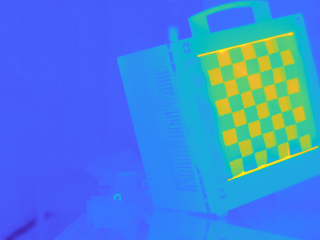
#> input picture calib_imgs/calibration/left/10_left.png, 320 x 240 px
$ python -i checkerboard.py   (imports and definitions only)
#> lines starting #> are read from the running program, lines starting #| are printed output that depends on the picture
#> further down, picture is the input picture: shape (240, 320, 3); mean B, G, R 220.7, 130.8, 66.7
import numpy as np
import cv2
import os
import argparse
import csv

# [1 line not run here, left out]

parser = argparse.ArgumentParser(description='Find checkerboard in JPG images')
# [7 lines not run here, left out]

def increase_contrast(img):
    #-----Reading the image-----------------------------------------------------
    # img = cv2.imread('Dog.jpg', 1)
    # cv2.imshow("img",img)

    #-----Converting image to LAB Color model-----------------------------------
    lab= cv2.cvtColor(img, cv2.COLOR_BGR2LAB)
#> lab: shape (240, 320, 3); mean of channels 0, 1, 2 143.9, 142.9, 77.7
    # cv2.imshow("lab",lab)

    #-----Splitting the LAB image to different channels-------------------------
    l, a, b = cv2.split(lab)
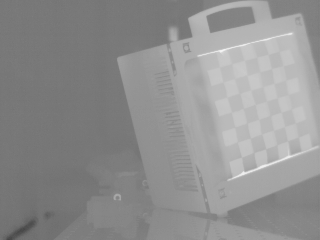
#> l: shape (240, 320); min 70, max 244, mean 143.9
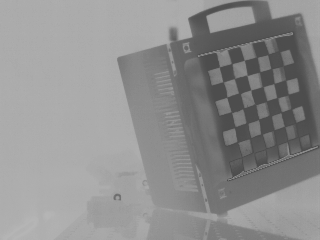
#> a: shape (240, 320); min 76, max 181, mean 142.9
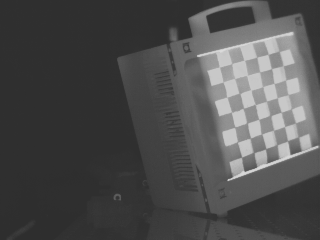
#> b: shape (240, 320); min 46, max 219, mean 77.7
    # cv2.imshow('l_channel', l)
    # cv2.imshow('a_channel', a)
    # cv2.imshow('b_channel', b)

    #-----Applying CLAHE to L-channel-------------------------------------------
    clahe = cv2.createCLAHE(clipLimit=3.0, tileGridSize=(3,3))
    cl = clahe.apply(l)
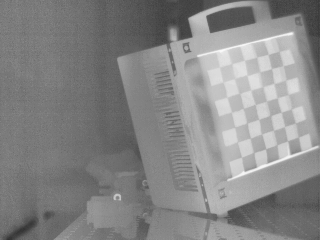
#> cl: shape (240, 320); min 50, max 250, mean 134.1
    # cv2.imshow('CLAHE output', cl)

    #-----Merge the CLAHE enhanced L-channel with the a and b channel-----------
    limg = cv2.merge((cl,a,b))
#> limg: shape (240, 320, 3); mean of channels 0, 1, 2 134.1, 142.9, 77.7
    # cv2.imshow('limg', limg)

    #-----Converting image from LAB Color model to RGB model--------------------
    final = cv2.cvtColor(limg, cv2.COLOR_LAB2BGR)
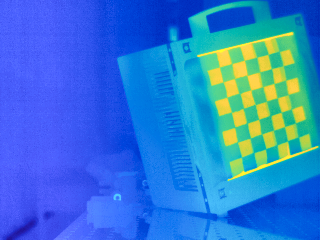
#> final: shape (240, 320, 3); mean B, G, R 209.6, 121.8, 48.9
    # cv2.imshow('final', final)

    #_____END_____#
    return final

# [50 lines left out: function main, not called in this run]

# [2 lines not run here, left out]

>>> import cv2
>>> picture = cv2.imread('../calib_imgs/calibration/left/10_left.png')
>>> result = increase_contrast(picture)

$ run again, on calib_imgs/calibration/left/15_left.png
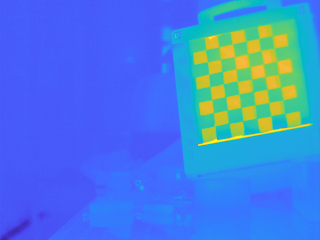
#> input picture calib_imgs/calibration/left/15_left.png, 320 x 240 px
#> picture is the input picture: shape (240, 320, 3); mean B, G, R 222, 126.4, 69.7
#> lab: shape (240, 320, 3); mean of channels 0, 1, 2 141.3, 146.6, 75.4
#> in increase_contrast, `cl = clahe.apply(l)`:
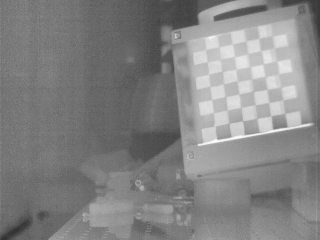
#> cl: shape (240, 320); min 48, max 249, mean 130.9
#> limg: shape (240, 320, 3); mean of channels 0, 1, 2 130.9, 146.6, 75.4
#> in increase_contrast, `final = cv2.cvtColor(limg, cv2.COLOR_LAB2BGR)`:
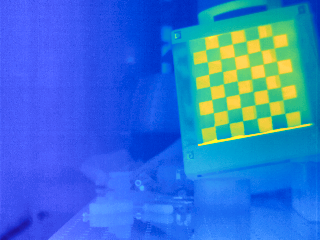
#> final: shape (240, 320, 3); mean B, G, R 210.1, 116.7, 51.1

$ run again, on calib_imgs/calibration/left/16_left.png
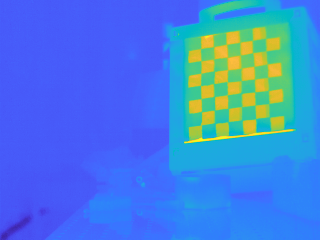
#> input picture calib_imgs/calibration/left/16_left.png, 320 x 240 px
#> picture is the input picture: shape (240, 320, 3); mean B, G, R 222.1, 127.3, 68.6
#> lab: shape (240, 320, 3); mean of channels 0, 1, 2 141.8, 145.8, 75.7
#> in increase_contrast, `cl = clahe.apply(l)`:
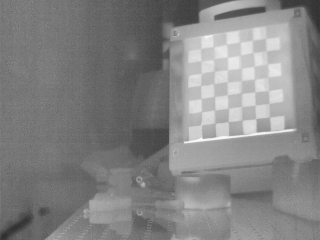
#> cl: shape (240, 320); min 46, max 249, mean 131.2
#> limg: shape (240, 320, 3); mean of channels 0, 1, 2 131.2, 145.8, 75.7
#> in increase_contrast, `final = cv2.cvtColor(limg, cv2.COLOR_LAB2BGR)`:
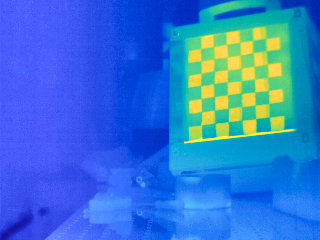
#> final: shape (240, 320, 3); mean B, G, R 209.9, 117.5, 49.7
